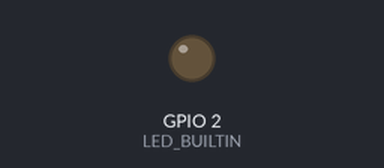
Bench run of a sketch on a simulated ESP32. Shown: output pins drawn as LEDs (lit = HIGH). WiFi joins after 1.5 s; servers stay silent unless stated; uploads are accepted with an empty reply; what the sketch prints to the serial monitor is not drawn.

Above: at 5.6 s.
Timing chart, 0 to 10.6 s (numbered marks = the images above):
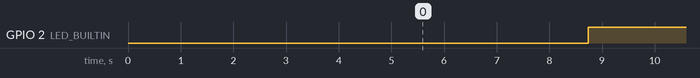

The sketch:

air_quality_station_demo.ino
```cpp
#include <WiFi.h>
#include <WebServer.h>
#include <HTTPClient.h>
#define LED_BUILTIN 2

// Setting up credentials to the local network and host
#define HOST "air-monitoring.000webhostapp.com"  // HOST URL here
#define WIFI_SSID "########" // WIFI SSID here
#define WIFI_PASSWORD "########" // WIFI password here

String postData;
// Delcaring dummy values
int humidity = 10;
int temperature = 20;
int pressure = 30;
static int gas = 40;

void setup()
{
  Serial.begin(115200); // Setting the baud rate of the serial monitor
  Serial.println("Communication Started \n\n");
  delay(1000);

  pinMode(LED_BUILTIN, OUTPUT); // initialize built in led on the board

  WiFi.mode(WIFI_STA);
  WiFi.begin(WIFI_SSID, WIFI_PASSWORD); //try to connect with wifi
  Serial.print("Connecting to ");
  Serial.print(WIFI_SSID);
  while (WiFi.status() != WL_CONNECTED)
  {
    Serial.print(".");
    delay(500);
  }

  Serial.println();
  Serial.print("Connected to ");
  Serial.println(WIFI_SSID);
  Serial.print("IP Address is : ");
  Serial.println(WiFi.localIP()); //print local IP address

  delay(30);
}

void loop()
{
  HTTPClient http;  // http object of clas HTTPClient

  gas++;

  postData = "humidity=" + String(humidity) + "&temperature=" + String(temperature) +
    "&pressure=" + String(pressure) + "&gas=" + String(gas);

  // We can post values to PHP files as  example.com/dbwrite.php?name1=val1&name2=val2&name3=val3
  // Hence created variable postDAta and stored our variables in it in desired format
  // For more detials, refer:- https://www.tutorialspoint.com/php/php_get_post.htm

  // Update Host URL here:-

  http.begin("https://air-monitoring.000webhostapp.com/dbwrite.php"); // Connect to host where MySQL databse is hosted
  http.addHeader("Content-Type", "application/x-www-form-urlencoded");  //Specify content-type header

  int httpCode = http.POST(postData); // Send POST request to php file and store server response code in variable named httpCode
  //Serial.println("Values are, sendval = " + sendval + " and sendval2 = "+sendval2);

  // if connection eatablished then do this
  if (httpCode == 200)
  {
    Serial.println("Values uploaded successfully.");
    Serial.println(httpCode);
    String webpage = http.getString();  // Get html webpage output and store it in a string
    Serial.println(webpage + "\n");
  }

  // if failed to connect then return and restart

  else
  {
    Serial.println(httpCode);
    Serial.println("Failed to upload values. \n");
    http.end();
    return;
  }

  delay(3000);
  digitalWrite(LED_BUILTIN, LOW);
  delay(3000);
  digitalWrite(LED_BUILTIN, HIGH);

}
```

Measured:
- by itself, GPIO 2 (LED_BUILTIN): alternates HIGH for 3.2 s and LOW for 3.0 s
